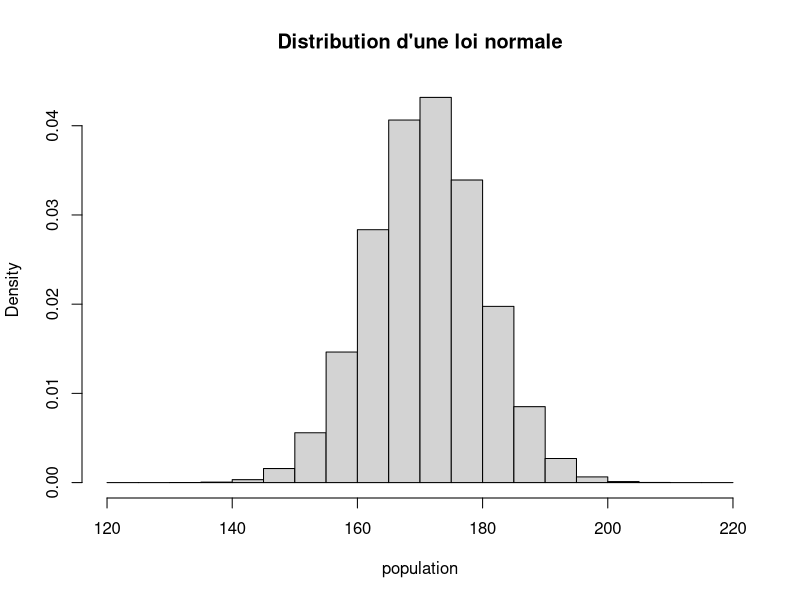

R code for this plot: (Note: this script raises an error after producing the figure.)
#Exercice 1

#1
set.seed(1789)
population <- rnorm(n = 10000000,mean = 171,sd = 9)

#2
mean(population)
sd(population)

#On obtient les valeurs attendues

#3

hist(population, main="Distribution d'une loi normale",
     probability = TRUE)

#on retrouve effectivement la forme connue d'une loi normale avec celle de la popualtion simulée

#4
sum(population >= 190)
(1-pnorm(190, mean = 171, sd = 9))*1e7

#5
sum(population <= 144)
(pnorm(144, mean = 171, sd = 9))*1e7

#Exercice 2

#1
sample(population, 100, replace = T)

sd(sample)

#ces valeurs sont proches de celles de la population originale

#2
largeur = 1.96*sd(sample)/sqrt(100)
mean(sample)-largeur
mean(sample)+largeur

#3
taille_ech = 100
nb_replicat = 1000
echantillons = replicate(nb_replicat, sample(population, 100, replace = T))
moyennes = apply(echantillons, 2, mean)
ecart_type = apply(echantillons, 2, sd)

#4
hist(moyennes, main="Distribution des moyennes",
     probability = TRUE)

#5

mean(moyennes)
sd(moyennes)

#6
sum(moyennes >= 172,8)


#Exercice 3

#1

